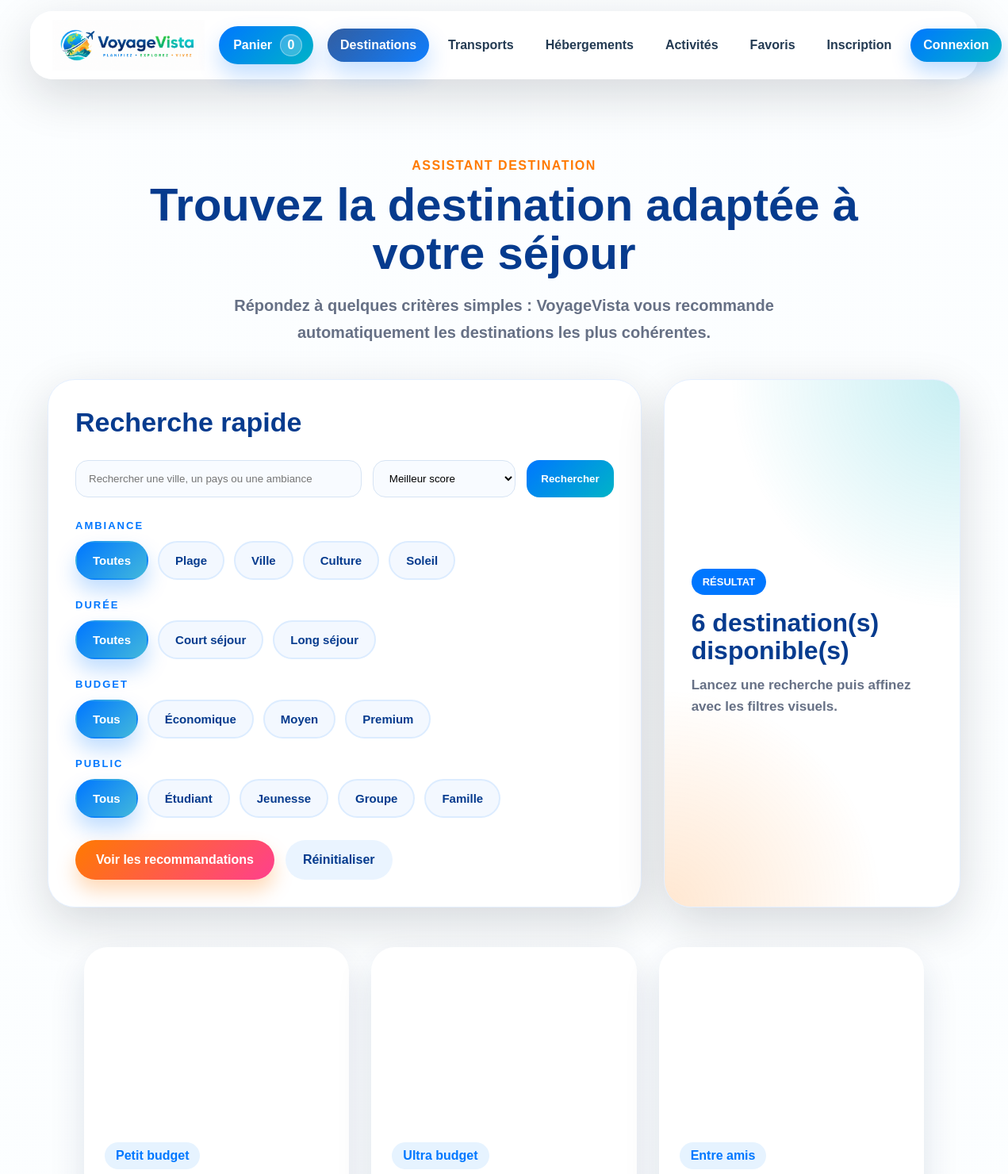
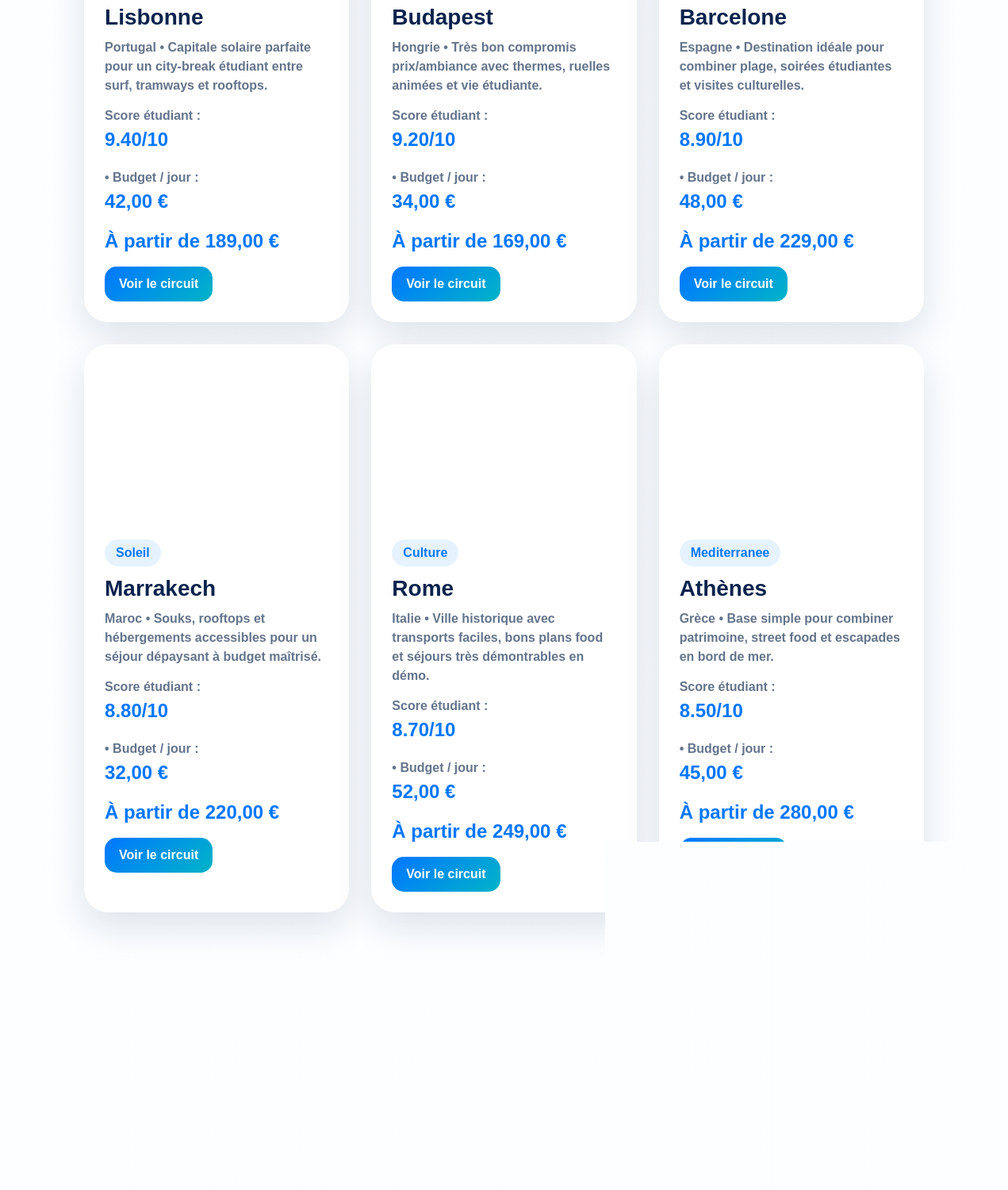
Page /index.php?page=destinations on the committed database (2 pictures, top to bottom).
### tables this page shows
CREATE TABLE destinations (
    id INT AUTO_INCREMENT PRIMARY KEY,
    name VARCHAR(120) NOT NULL,
    country VARCHAR(120) NOT NULL,
    category VARCHAR(120) NOT NULL,
    duration_type ENUM('court', 'long') NOT NULL DEFAULT 'court',
    budget_level ENUM('economique', 'moyen', 'premium') NOT NULL DEFAULT 'economique',
    audience VARCHAR(120) NOT NULL DEFAULT 'etudiant',
    student_tag VARCHAR(120) NOT NULL DEFAULT 'Bon plan',
    description TEXT NOT NULL,
    base_price DECIMAL(10, 2) NOT NULL DEFAULT 0,
    daily_budget DECIMAL(10, 2) NOT NULL DEFAULT 0,
    student_score DECIMAL(4, 2) NOT NULL DEFAULT 0,
    image_url VARCHAR(255) NOT NULL,
    created_at TIMESTAMP NOT NULL DEFAULT CURRENT_TIMESTAMP
);

### config/helpers.php (called while the page is built, shortened)
<?php
function e($value)
{
    return htmlspecialchars((string) $value, ENT_QUOTES, 'UTF-8');
}
function format_price($amount)
{
    return number_format((float) $amount, 2, ',', ' ');
}

### config/repositories.php (called while the page is built, shortened)
<?php
function fetch_all_rows($sql, array $params = [])
{
    $pdo = db();
    $statement = $pdo->prepare($sql);
    $statement->execute($params);
    return $statement->fetchAll();
}
function get_destinations(array $filters = [])
{
    $sql = 'SELECT *
            FROM destinations
            WHERE 1 = 1';
    $params = [];
    $sort = $filters['sort'] ?? 'score';
    $orderBy = [
        'prix' => 'base_price ASC',
        'nom' => 'name ASC',
        'budget_jour' => 'daily_budget ASC',
        'score' => 'student_score DESC',
    ];
    $sql .= ' ORDER BY ' . ($orderBy[$sort] ?? 'student_score DESC');
    return fetch_all_rows($sql, $params);
}

### pages/destinations.php (the view, shortened to what this page needs)
<?php
$search = trim((string) ($_GET['q'] ?? ''));
$sort = trim((string) ($_GET['sort'] ?? 'score'));
$destinations = db_is_available()
    ? get_destinations([
        'search' => $search,
        'sort' => $sort,
    ])
    : [];
?>
<section class="page destinations-page">
    <div class="section-title center">
        <p>Assistant destination</p>
        <h1>Trouvez la destination adaptée à votre séjour</h1>
        <span class="destinations-subtitle">
            Répondez à quelques critères simples : VoyageVista vous recommande
            automatiquement les destinations les plus cohérentes.
        </span>
    </div>
    <section class="destination-assistant">
        <div class="assistant-card">
            <h2>Recherche rapide</h2>
            <form action="index.php" method="GET" class="destination-search-form">
                <input
                    type="text"
                    name="q"
                    value="<?php echo e($search); ?>"
                    placeholder="Rechercher une ville, un pays ou une ambiance"
                >
                <select name="sort">
                    <option value="score" <?php echo $sort === 'score' ? 'selected' : ''; ?>>Meilleur score</option>
                </select>
                <button type="submit">Rechercher</button>
            </form>
            <div class="choice-section">
                <span class="choice-title">Ambiance</span>
                <div class="choice-group" data-filter="type">
                    <button type="button" class="choice-btn active" data-value="all">Toutes</button>
                    <button type="button" class="choice-btn" data-value="plage">Plage</button>
                    <button type="button" class="choice-btn" data-value="ville">Ville</button>
                    <button type="button" class="choice-btn" data-value="culture">Culture</button>
                    <button type="button" class="choice-btn" data-value="soleil">Soleil</button>
                </div>
            </div>
            <div class="choice-section">
                <span class="choice-title">Durée</span>
                <div class="choice-group" data-filter="duration">
                    <button type="button" class="choice-btn active" data-value="all">Toutes</button>
                    <button type="button" class="choice-btn" data-value="court">Court séjour</button>
                    <button type="button" class="choice-btn" data-value="long">Long séjour</button>
                </div>
            </div>
            <div class="choice-section">
                <span class="choice-title">Budget</span>
                <div class="choice-group" data-filter="budget">
                    <button type="button" class="choice-btn active" data-value="all">Tous</button>
                    <button type="button" class="choice-btn" data-value="economique">Économique</button>
                    <button type="button" class="choice-btn" data-value="moyen">Moyen</button>
                    <button type="button" class="choice-btn" data-value="premium">Premium</button>
                </div>
            </div>
            <div class="choice-section">
                <span class="choice-title">Public</span>
                <div class="choice-group" data-filter="public">
                    <button type="button" class="choice-btn active" data-value="all">Tous</button>
                    <button type="button" class="choice-btn" data-value="etudiant">Étudiant</button>
                    <button type="button" class="choice-btn" data-value="jeunesse">Jeunesse</button>
                    <button type="button" class="choice-btn" data-value="groupe">Groupe</button>
                    <button type="button" class="choice-btn" data-value="famille">Famille</button>
                </div>
            </div>
            <div class="assistant-actions">
                <button type="button" class="assistant-btn" id="apply-destination-filters">
                    Voir les recommandations
                </button>
                <button type="button" class="assistant-reset" id="reset-destination-filters">
                    Réinitialiser
                </button>
            </div>
        </div>
        <div class="assistant-result-box">
            <span>Résultat</span>
            <strong id="destination-result-count">
                <?php echo count($destinations); ?> destination(s) disponible(s)
            </strong>
            <p id="destination-result-text">
                Lancez une recherche puis affinez avec les filtres visuels.
            </p>
        </div>
    </section>
    <?php if (empty($destinations)) { ?>
        <div class="no-destination-message" style="display:block;">
            <h2>Aucune destination trouvée</h2>
            <p>La base est vide ou aucun résultat ne correspond à votre recherche.</p>
        </div>
    <?php } else { ?>
        <div class="destination-results">
            <?php foreach ($destinations as $destination) { ?>
                <article
                    class="destination-card"
                    data-type="<?php echo e($destination['category']); ?>"
                    data-duration="<?php echo e($destination['duration_type']); ?>"
                    data-budget="<?php echo e($destination['budget_level']); ?>"
                    data-public="<?php echo e($destination['audience']); ?>"
                >
                    <div
                        class="destination-image"
                        style="background-image:url('<?php echo e($destination['image_url']); ?>');"
                    ></div>
                    <div class="destination-content">
                        <span><?php echo e($destination['student_tag']); ?></span>
                        <h3><?php echo e($destination['name']); ?></h3>
                        <p>
                            <?php echo e($destination['country']); ?> •
                            <?php echo e($destination['description']); ?>
                        </p>
                        <p>
                            Score étudiant : <strong><?php echo e($destination['student_score']); ?>/10</strong>
                            • Budget / jour : <strong><?php echo format_price($destination['daily_budget']); ?> €</strong>
                        </p>
                        <strong>À partir de <?php echo format_price($destination['base_price']); ?> €</strong>
                        <a href="index.php?page=circuit&destination=<?php echo urlencode($destination['name']); ?>">
                            Voir le circuit
                        </a>
                    </div>
                </article>
            <?php } ?>
        </div>
    <?php } ?>
</section>

### rows in the picture
destinations: student_tag "Petit budget", name "Lisbonne", country "Portugal", description "Capitale solaire parfaite pour un city-break étudiant entre surf, tramways et rooftops.", student_score "9.40", daily_budget "42,00", base_price "189,00"
destinations: student_tag "Ultra budget", name "Budapest", country "Hongrie", description "Très bon compromis prix/ambiance avec thermes, ruelles animées et vie étudiante.", student_score "9.20", daily_budget "34,00", base_price "169,00"
destinations: student_tag "Entre amis", name "Barcelone", country "Espagne", description "Destination idéale pour combiner plage, soirées étudiantes et visites culturelles.", student_score "8.90", daily_budget "48,00", base_price "229,00"
destinations: student_tag "Soleil", name "Marrakech", country "Maroc", description "Souks, rooftops et hébergements accessibles pour un séjour dépaysant à budget maîtrisé.", student_score "8.80", daily_budget "32,00", base_price "220,00"
destinations: student_tag "Culture", name "Rome", country "Italie", description "Ville historique avec transports faciles, bons plans food et séjours très démontrables en démo.", student_score "8.70", daily_budget "52,00", base_price "249,00"
destinations: student_tag "Mediterranee", name "Athènes", country "Grèce", description "Base simple pour combiner patrimoine, street food et escapades en bord de mer.", student_score "8.50", daily_budget "45,00", base_price "280,00"

### other values in the picture
$cartCount "0"
count($destinations) "6"
